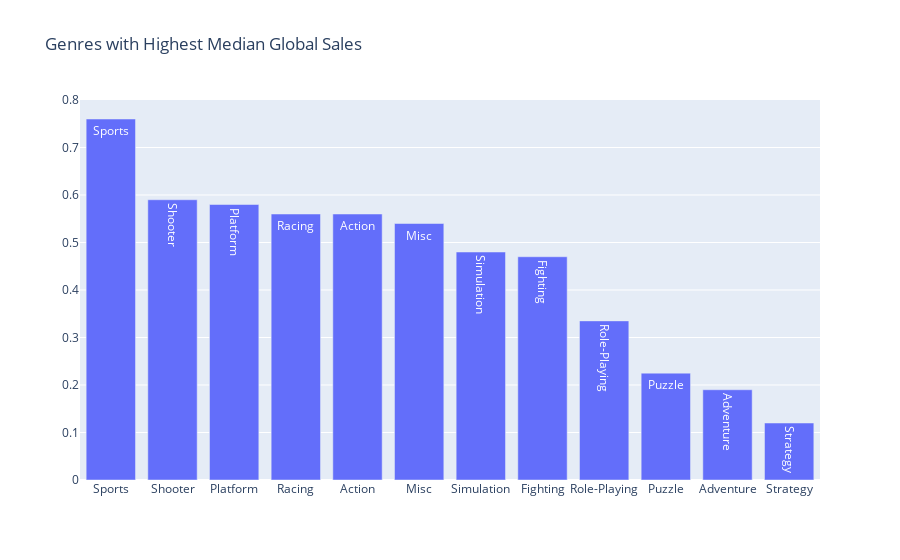

Notebook code for this chart:
### Code cell
bar_dropped_data_duplicates = dropped_name.groupby('Genre')['Global_Sales'].median().sort_values(ascending=False).reset_index()

data = [Bar(x = bar_dropped_data_duplicates['Genre'], y = bar_dropped_data_duplicates['Global_Sales'], text = bar_dropped_data_duplicates['Genre'])]
layout = Layout(title = "Genres with Highest Median Global Sales")

fig = Figure(data = data, layout = layout)

plotly.offline.iplot(fig,show_link = False)

### Figure 1 — Plotly figure (JSON) as saved in the notebook; plotly's stock layout.template omitted (floating-point values rounded to 4 significant figures)
{"data": [{"text": ["Sports", "Shooter", "Platform", "Racing", "Action", "Misc", "Simulation", "Fighting", "Role-Playing", "Puzzle", "Adventure", "Strategy"], "type": "bar", "x": ["Sports", "Shooter", "Platform", "Racing", "Action", "Misc", "Simulation", "Fighting", "Role-Playing", "Puzzle", "Adventure", "Strategy"], "y": [0.76, 0.59, 0.58, 0.56, 0.56, 0.54, 0.48, 0.47, 0.335, 0.225, 0.19, 0.12]}], "layout": {"title": {"text": "Genres with Highest Median Global Sales"}}}
